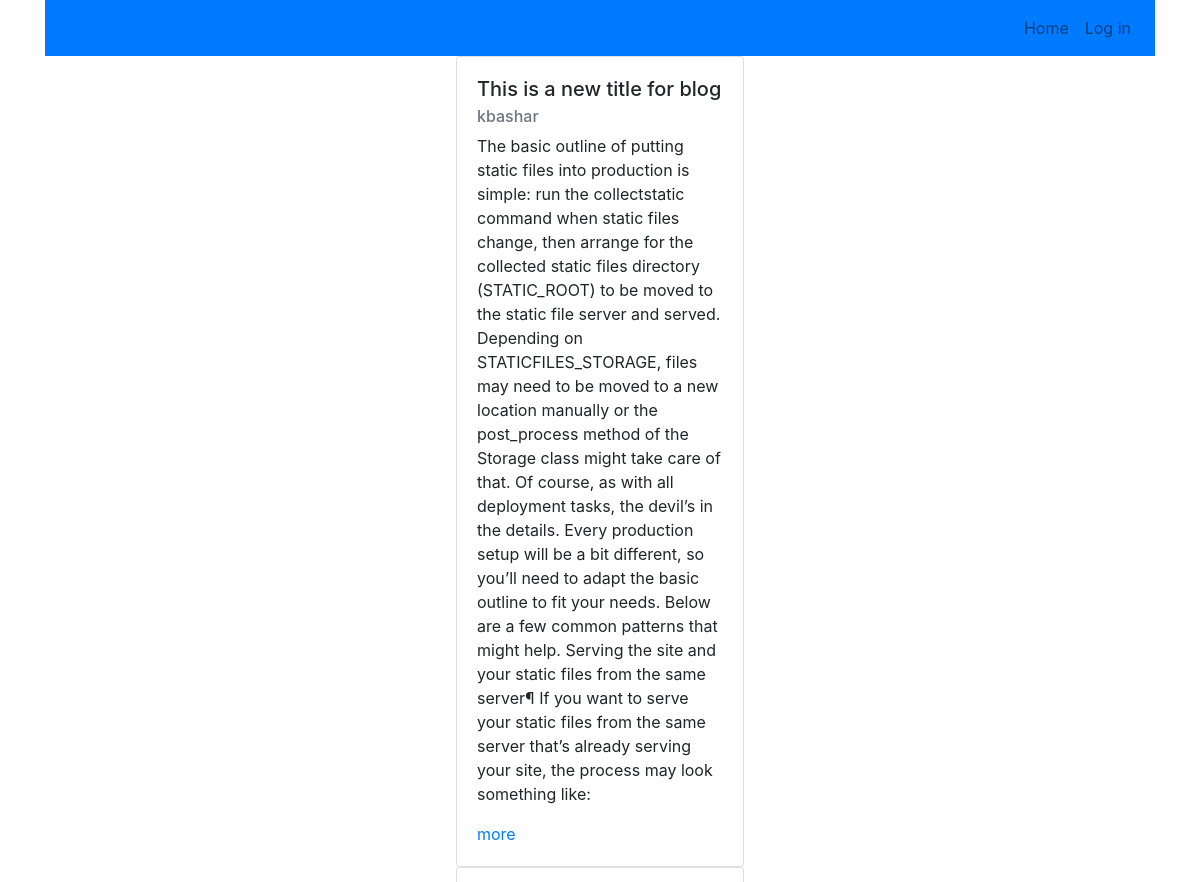
/blog/ (upper part), run on an earlier commit of the app's database.
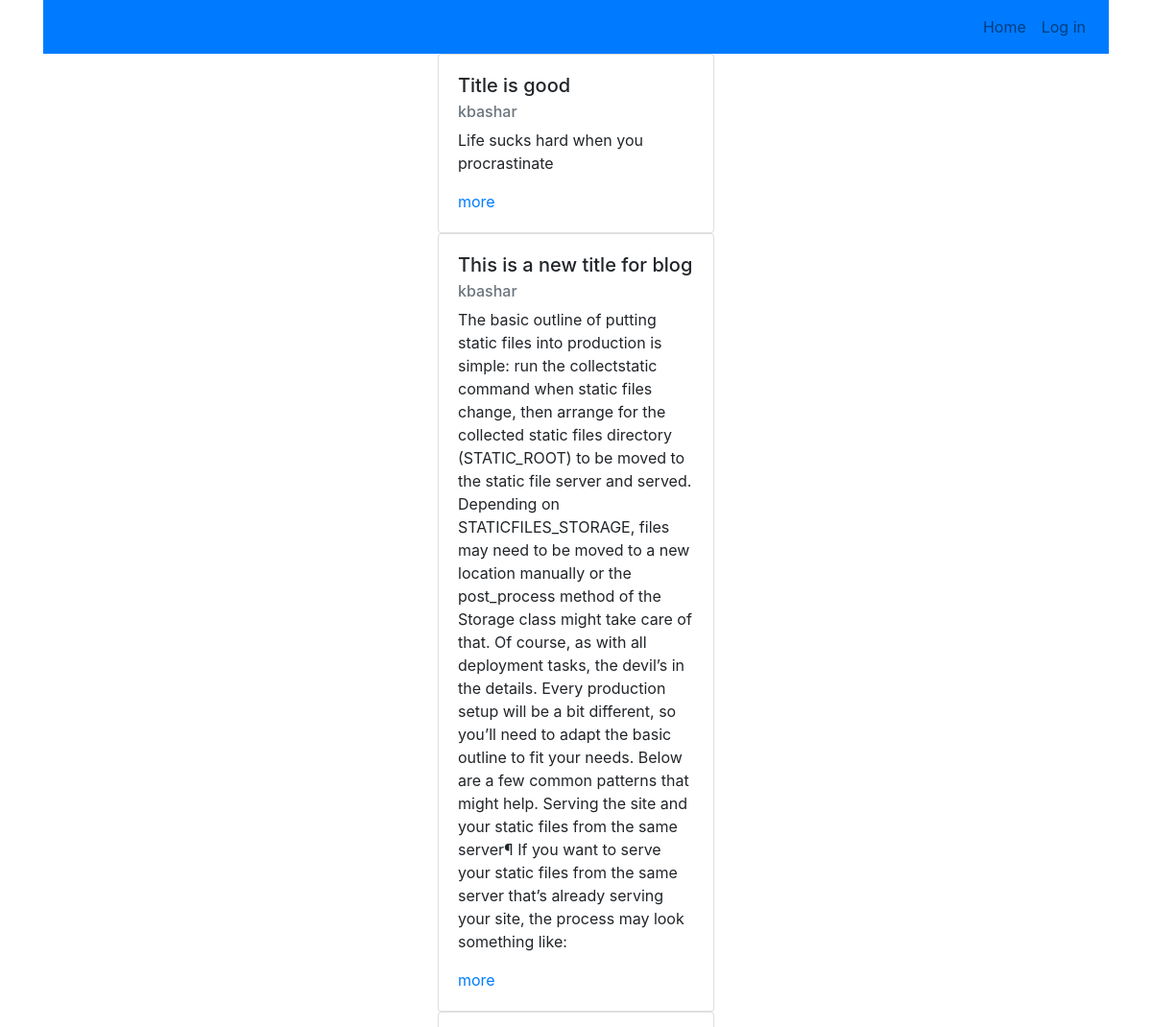
And on a later commit of the database.
### content/models.py (models this page shows, shortened)
class Blog(models.Model):
    title = models.CharField(max_length=100)
    date_published = models.DateTimeField(auto_now=True)
    content = models.CharField(max_length=1000)
    author = models.ForeignKey(User, on_delete=models.CASCADE)
    class Meta:
        ordering = ['-date_published']

### content/views.py (the view)
# urls.py: path('blog/', BlogList.as_view(), name="home"),
class BlogList(ListView):
    model = Blog
    template_name = "content/bloglist.html"

### content/templates/content/bloglist.html
{% extends 'content/base.html' %}
{% block content %}
	{% for blog in object_list %}
        <div class="row justify-content-center">
<div class="card" style="width: 18rem;">
  <div class="card-body">
    <h5 class="card-title">{{ blog.title }}</h5>
    <h6 class="card-subtitle mb-2 text-muted">{{blog.author}}</h6>
    <p class="card-text">{{blog.content}}</p>
    <a href="{% url 'blog_detail' blog.id %}" class="card-link">more</a>
  </div>
</div>
        </div>
       {% endfor %}
{% endblock %}

What changed in the data, as far as the page shows it:
added Blog: title "Title is good", author "kbashar", content "Life sucks hard when you procrastinate"
